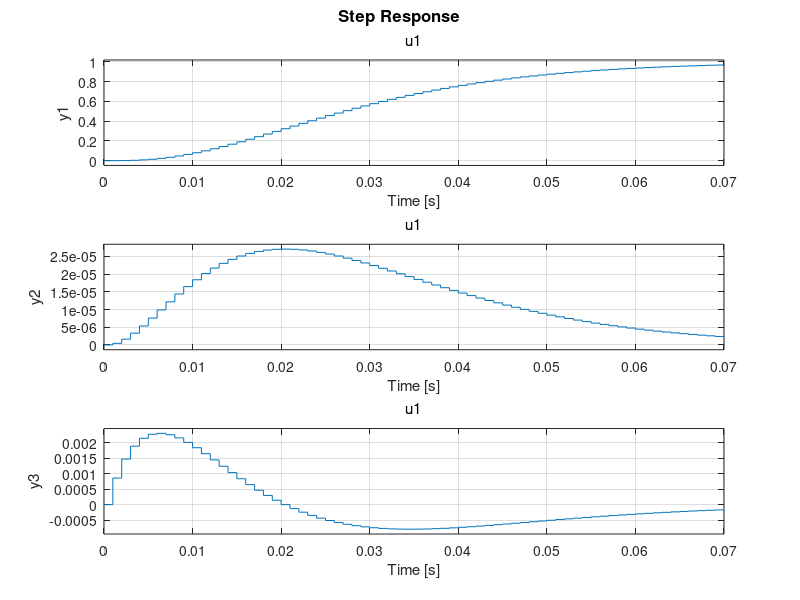

Here is the MATLAB script that generated this plot: (Note: this script raises an error after producing the figure.)
clc
clear

s = tf('s');

p = -100;
a = poly(p*ones(1,3));

a0 = a(4);
a1 = a(3);
a2 = a(2);

A = [0,1,0;0,0,1;-a0,-a1,-a2];
B = [0;0;1];
C = [a0,0,0;0,1,0;0,0,1];
D = [0];

Gsys = ss(A,B,C,D);

Ts = 0.001;
Gdsys = c2d(Gsys,Ts);

step(Gdsys)

%%

clc
t = simout_h.Time(:,1);
h1 = simout_h.Data(:,1);
h2 = simout_h.Data(:,1);
h3 = simout_h.Data(:,1);